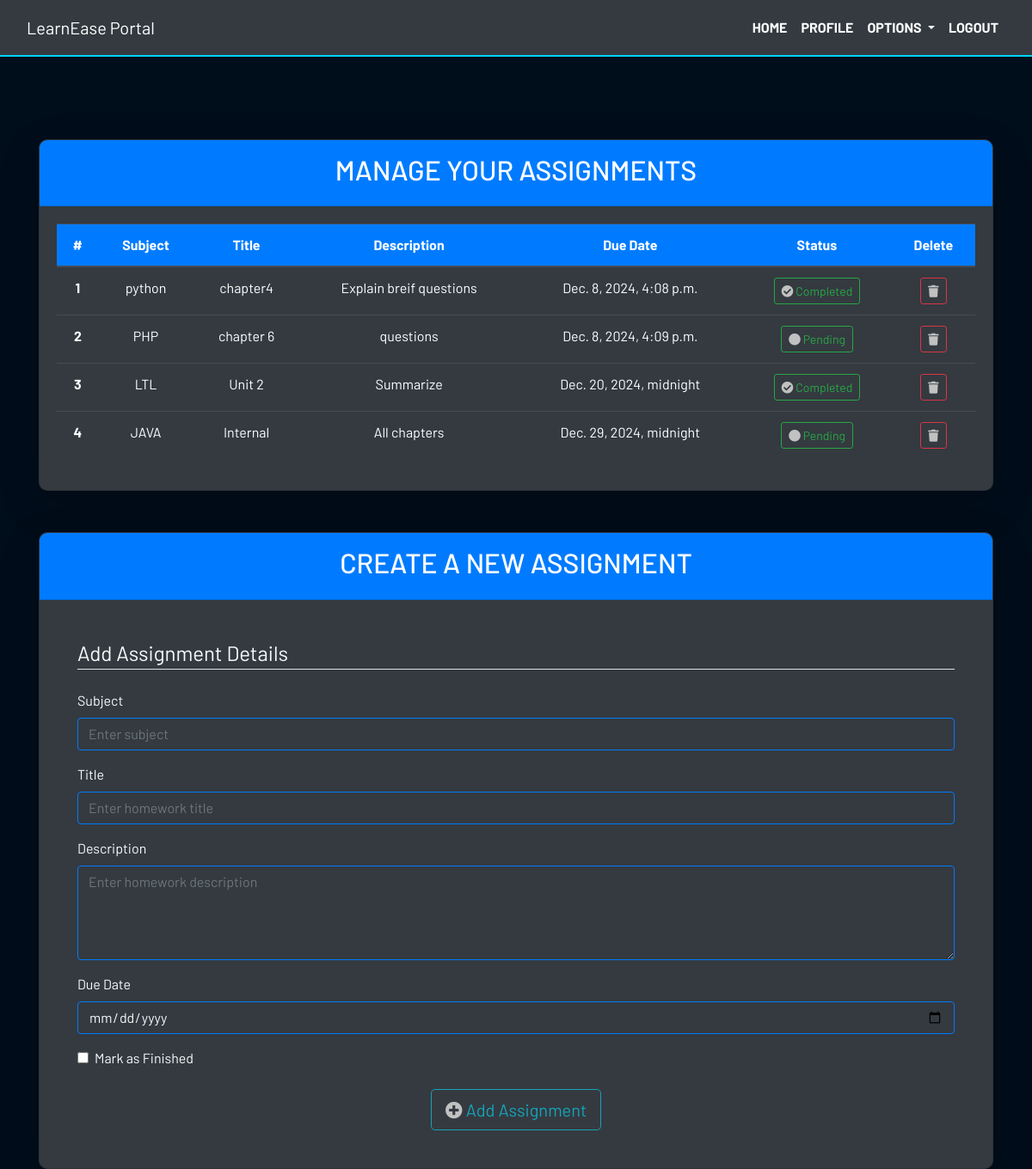
The page /homework (signed in) on the database its author committed.
### dashboard/models.py (models this page shows, shortened)
class Homework(models.Model):
    user = models.ForeignKey(User, on_delete=models.CASCADE)
    subject = models.CharField(max_length=50)
    title = models.CharField(max_length=100)
    description = models.TextField()
    due = models.DateTimeField()
    is_finished = models.BooleanField(default=False)

### dashboard/views.py (the view)
# urls.py: path('homework',views.homework, name="homework"),
@login_required
def homework(request):
    if request.method == "POST":
        form = HomeworkForm(request.POST)
        if form.is_valid():
            try:
                finished = request.POST['is_finished']
                if finished == 'on':
                    finished = True
                else:
                    finished = False
            except:
                finished = False
            homeworks = Homework(
                user = request.user,
                subject = request.POST['subject'],
                title = request.POST['title'],
                description = request.POST['description'],
                due = request.POST['due'],
                is_finished = finished
            )
            homeworks.save()
            messages.success(request,f'Homework Added from {request.user.username} Successfully!')
            return redirect('homework')
    else:
        form = HomeworkForm()
    homework = Homework.objects.filter(user=request.user)
    homework_done = len(homework) == 0
    context = {
            'homeworks':homework,
            'homeworks_done':homework_done,
            'form':form,
    }
    return render(request,'dashboard/homework.html',context)

### dashboard/forms.py
class HomeworkForm(forms.ModelForm):
    class Meta:
        model = Homework
        widgets = {'due':DateInput()}
        fields = ['subject', 'title', 'description', 'due', 'is_finished']

### dashboard/templates/dashboard/homework.html (shortened to what this page needs)
{% extends 'dashboard/base.html' %}
{% load static %}
{% block content %}
<div class="container my-5">
    <div class="card bg-dark text-light shadow-lg">
        <div class="card-header text-center bg-primary text-white">
            <h2>Manage Your Assignments</h2>
        </div>
        <div class="card-body">
            {% if not homework_done %}
            <div class="table-responsive">
                <table class="table table-hover table-dark text-center">
                    <thead class="bg-primary">
                        <tr>
                            <th scope="col">#</th>
                            <th scope="col">Subject</th>
                            <th scope="col">Title</th>
                            <th scope="col">Description</th>
                            <th scope="col">Due Date</th>
                            <th scope="col">Status</th>
                            <th scope="col">Delete</th>
                        </tr>
                    </thead>
                    <tbody>
                        {% for homework in homeworks %}
                        <tr>
                            <th scope="row">{{ forloop.counter }}</th>
                            <td>{{ homework.subject }}</td>
                            <td>{{ homework.title }}</td>
                            <td>{{ homework.description }}</td>
                            <td>{{ homework.due }}</td>
                            <td>
                                <a href="{% url 'update-homework' homework.id %}" class="btn btn-outline-success btn-sm">
                                    {% if homework.is_finished == True %}
                                    <i class="fa fa-check-circle"></i> Completed
                                    {% else %}
                                    <i class="fa fa-circle"></i> Pending
                                    {% endif %}
                                </a>
                            </td>
                            <td>
                                <a href="{% url 'delete-homework' homework.id %}" class="btn btn-outline-danger btn-sm">
                                    <i class="fa fa-trash"></i>
                                </a>
                            </td>
                        </tr>
                        {% endfor %}
                    </tbody>
                </table>
            </div>
            {% else %}
            <h4 class="text-center text-success">All Assignments is completed! Add more tasks below.</h4>
            {% endif %}
        </div>
    </div>
</div>
<div class="container my-5">
    <div class="card bg-dark text-light shadow-lg">
        <div class="card-header bg-primary text-white text-center">
            <h2>Create a New Assignment</h2>
        </div>
        <div class="card-body">
            <form method="POST" class="p-4">
                <fieldset class="form-group">
                    <legend class="border-bottom mb-4">Add Assignment Details</legend>
                    <div class="form-group">
                        <label for="id_subject" class="form-label">Subject</label>
                        <input type="text" name="subject" maxlength="100" class="form-control bg-dark text-light border-primary" id="id_subject" placeholder="Enter subject" required>
                    </div>
                    <div class="form-group mt-3">
                        <label for="id_title" class="form-label">Title</label>
                        <input type="text" name="title" maxlength="100" class="form-control bg-dark text-light border-primary" id="id_title" placeholder="Enter homework title" required>
                    </div>
                    <div class="form-group mt-3">
                        <label for="id_description" class="form-label">Description</label>
                        <textarea name="description" rows="4" class="form-control bg-dark text-light border-primary" id="id_description" placeholder="Enter homework description" required></textarea>
                    </div>
                    <div class="form-group mt-3">
                        <label for="id_due" class="form-label">Due Date</label>
                        <input type="date" name="due" class="form-control bg-dark text-light border-primary" id="id_due" required>
                    </div>
                    <div class="form-check mt-3">
                        <input type="checkbox" class="form-check-input" id="is_finished" name="is_finished">
                        <label class="form-check-label text-light" for="is_finished">Mark as Finished</label>
                    </div>
                </fieldset>
                <div class="text-center mt-4">
                    <button class="btn btn-outline-info btn-lg" type="submit">
                        <i class="fa fa-plus-circle"></i> Add Assignment
                    </button>
                </div>
            </form>
        </div>
    </div>
</div>
{% endblock content %}

### static/css/main.css (style rules this page uses)
html { scroll-behavior: smooth; height: 100%; width: 100%; }
body { background-color: #000d1a; color: #f0f0f0; font-family: Barlow, Quicksand, Rubik, sans-serif, serif, 'Times New Roman', Times, serif !important; margin: 0; padding: 0; overflow-x: hidden; }
.card { box-shadow: 0 4px 10px rgba(0, 0, 0, 0.2); background-color: #081b29; border-radius: 10px; margin-bottom: 20px; overflow: hidden; transition: transform 0.3s ease; }
.card-header { background-color: #152b42; color: #00d4ff; font-size: 20px; padding: 15px; text-align: center; text-transform: uppercase; }
.fa { color: #c1c1c1; }

### rows shown on the page
Homework: subject "python", title "chapter4", description "Explain breif questions", due "Dec. 8, 2024, 4:08 p.m.", is_finished True (drawn)
Homework: subject "PHP", title "chapter 6", description "questions", due "Dec. 8, 2024, 4:09 p.m.", is_finished False (drawn)
Homework: subject "LTL", title "Unit 2", description "Summarize", due "Dec. 20, 2024, midnight", is_finished True (drawn)
Homework: subject "JAVA", title "Internal", description "All chapters", due "Dec. 29, 2024, midnight", is_finished False (drawn)
